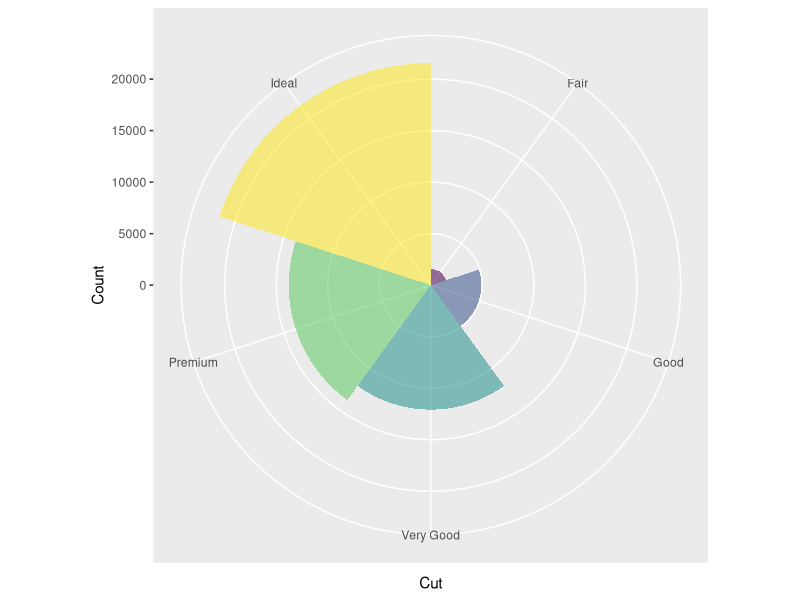

Generate this figure with R:
library(ggplot2)

#using the polar coordinates
my.data <- ggplot(data = diamonds) +
  geom_bar(mapping = aes(x = cut, fill = cut, alpha = 0.9),
           show.legend = F,
           width = 1
  ) + 
  theme(aspect.ratio = 1) +
  labs(x = "Cut", y = "Count")

my.data + coord_polar()